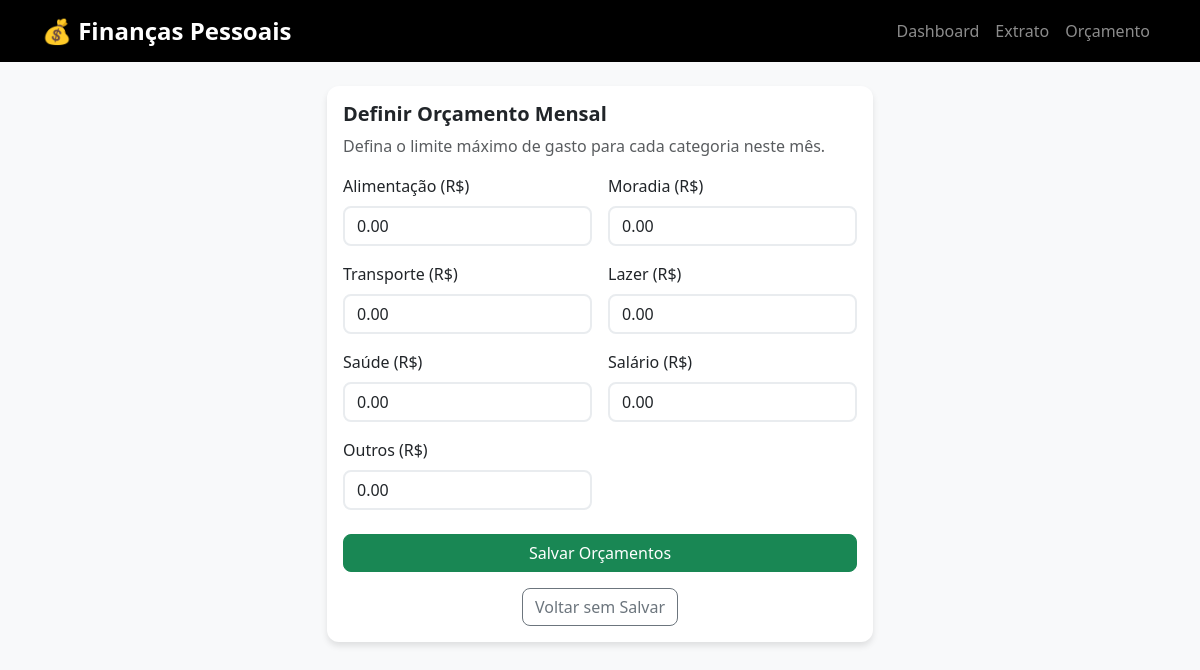
The page /orcamento on the database its author committed.
### app.py (models this page shows)
class Orcamento(db.Model):
    __tablename__ = 'orcamentos'
    id = db.Column(db.Integer, primary_key=True)
    categoria = db.Column(db.String(50), unique=True, nullable=False)
    limite = db.Column(db.Float, nullable=False)

### app.py (the view)
@app.route('/orcamento')
def orcamento_page():
    orcamentos = Orcamento.query.all()
    return render_template(
        'orcamento.html',
        orcamentos={o.categoria: o.limite for o in orcamentos},
        categorias_padrao=CATEGORIAS_PADRAO
    )

### templates/orcamento.html (shortened to what this page needs)
{% extends "base.html" %}
{% block content %}
<div class="row justify-content-center">
    <div class="col-12 col-md-8 col-lg-6">
        <div class="card">
            <div class="card-body">
                <h5 class="card-title">Definir Orçamento Mensal</h5>
                <p class="text-muted">Defina o limite máximo de gasto para cada categoria neste mês.</p>
                <form method="POST" action="{{ url_for('salvar_orcamento') }}">
                    <div class="row g-3">
                        {% for categoria, limite in orcamentos.items() %}
                        <div class="col-12 col-md-6">
                            <label for="{{ categoria }}" class="form-label">{{ categoria }} (R$)</label>
                            <input type="number" class="form-control" id="{{ categoria }}" name="{{ categoria }}" step="0.01" min="0"
                                   value="{{ '%.2f'|format(limite) }}" placeholder="0.00">
                        </div>
                        {% endfor %}
                    </div>
                    <div class="d-grid gap-2 mt-4">
                        <button type="submit" class="btn btn-success">Salvar Orçamentos</button>
                    </div>
                    <div class="text-center mt-3">
                        <a href="{{ url_for('index') }}" class="btn btn-outline-secondary">Voltar sem Salvar</a>
                    </div>
                </form>
            </div>
        </div>
    </div>
</div>
{% endblock %}

### templates/base.html (shortened to what this page needs)
<!DOCTYPE html>
<html lang="pt-BR">
<head>
    <link href="https://cdn.jsdelivr.net/npm/bootstrap@5.3.0/dist/css/bootstrap.min.css" rel="stylesheet">
    <link href="{{ url_for('static', filename='style.css') }}" rel="stylesheet">
</head>
<body class="bg-light">
    <nav class="navbar navbar-expand-lg navbar-dark bg-black">
        <div class="container">
            <a class="navbar-brand fw-bold" href="{{ url_for('index') }}">
                💰 Finanças Pessoais
            </a>
            <div class="collapse navbar-collapse" id="navbarNav">
                <ul class="navbar-nav ms-auto">
                    <li class="nav-item">
                        <a class="nav-link" href="{{ url_for('index') }}">Dashboard</a>
                    </li>
                    <li class="nav-item">
                        <a class="nav-link" href="{{ url_for('extrato') }}">Extrato</a>
                    </li>
                    <li class="nav-item">
                        <a class="nav-link" href="{{ url_for('orcamento_page') }}">Orçamento</a>
                    </li>
                </ul>
            </div>
        </div>
    </nav>
    <main class="container py-4">
        {% block content %}{% endblock %}
    </main>
</body>
</html>

### static/style.css (style rules this page uses)
:root { --primary-blue: #0d6efd; --dark-black: #212529; --pure-white: #ffffff; --success-green: #198754; --danger-red: #dc3545; }
body { background-color: #f8f9fa; font-family: 'Segoe UI', Tahoma, Geneva, Verdana, sans-serif; }
.navbar-brand { font-size: 1.5rem; }
.navbar-nav .nav-link { font-weight: 500; transition: color 0.3s ease; }
.card { border: none; border-radius: 12px; box-shadow: 0 4px 6px rgba(0, 0, 0, 0.1); transition: transform 0.3s ease, box-shadow 0.3s ease; }
.btn { border-radius: 8px; font-weight: 500; transition: all 0.3s ease; }
.form-control, .form-select { border-radius: 8px; border: 2px solid #e9ecef; transition: all 0.3s ease; }
h1, h2, h3, h4, h5, h6 { color: var(--dark-black); font-weight: 600; }

### rows shown on the page
Orcamento: categoria "Alimentação", Alimentação "0.00"
Orcamento: categoria "Moradia", Moradia "0.00"
Orcamento: categoria "Transporte", Transporte "0.00"
Orcamento: categoria "Lazer", Lazer "0.00"
Orcamento: categoria "Saúde", Saúde "0.00"
Orcamento: categoria "Salário", Salário "0.00"
Orcamento: categoria "Outros", Outros "0.00"
